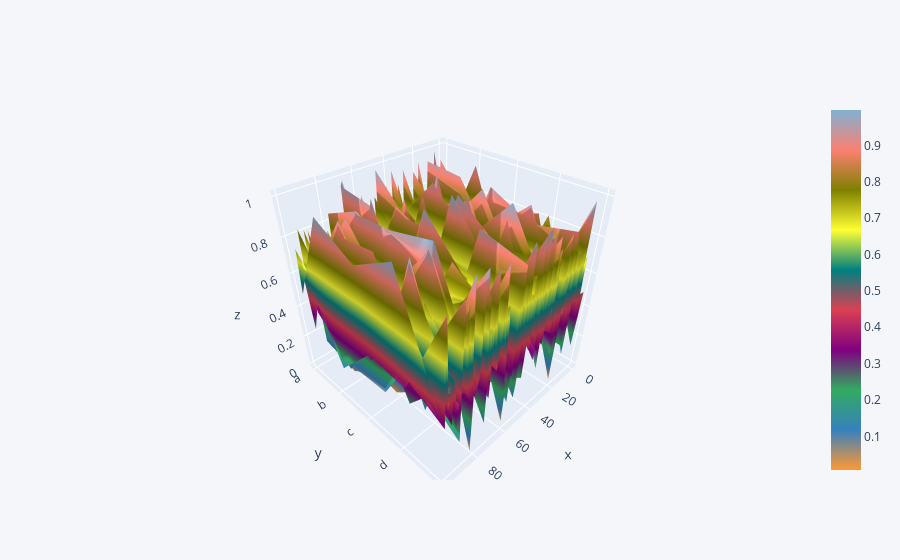

Write notebook code for a chart like this one.
### Code cell
df3.iplot(kind='surface')

### Figure 1 — Plotly figure (JSON) as saved in the notebook; plotly's stock layout.template omitted (floating-point values rounded to 4 significant figures; data arrays with more than 128 entries replaced by an {"elided": "..."} marker saying what was removed)
{"data": [{"colorscale": [[0, "rgb(255, 153, 51)"], [0.1111, "rgb(55, 128, 191)"], [0.2222, "rgb(50, 171, 96)"], [0.3333, "rgb(128, 0, 128)"], [0.4444, "rgb(219, 64, 82)"], [0.5556, "rgb(0, 128, 128)"], [0.6667, "rgb(255, 255, 51)"], [0.7778, "rgb(128, 128, 0)"], [0.8889, "rgb(251, 128, 114)"], [1, "rgb(128, 177, 211)"]], "type": "surface", "x": [0, 1, 2, 3, 4, 5, 6, 7, 8, 9, 10, 11, 12, 13, 14, 15, 16, 17, 18, 19, 20, 21, 22, 23, 24, 25, 26, 27, 28, 29, 30, 31, 32, 33, 34, 35, 36, 37, 38, 39, 40, 41, 42, 43, 44, 45, 46, 47, 48, 49, 50, 51, 52, 53, 54, 55, 56, 57, 58, 59, 60, 61, 62, 63, 64, 65, 66, 67, 68, 69, 70, 71, 72, 73, 74, 75, 76, 77, 78, 79, 80, 81, 82, 83, 84, 85, 86, 87, 88, 89, 90, 91, 92, 93, 94, 95, 96, 97, 98, 99], "y": ["a", "b", "c", "d", "e"], "z": {"elided": "5x100 float values"}}], "layout": {"legend": {"bgcolor": "#F5F6F9", "font": {"color": "#4D5663"}}, "paper_bgcolor": "#F5F6F9", "plot_bgcolor": "#F5F6F9", "title": {"font": {"color": "#4D5663"}}, "xaxis": {"gridcolor": "#E1E5ED", "showgrid": true, "tickfont": {"color": "#4D5663"}, "title": {"font": {"color": "#4D5663"}, "text": ""}, "zerolinecolor": "#E1E5ED"}, "yaxis": {"gridcolor": "#E1E5ED", "showgrid": true, "tickfont": {"color": "#4D5663"}, "title": {"font": {"color": "#4D5663"}, "text": ""}, "zerolinecolor": "#E1E5ED"}}}
